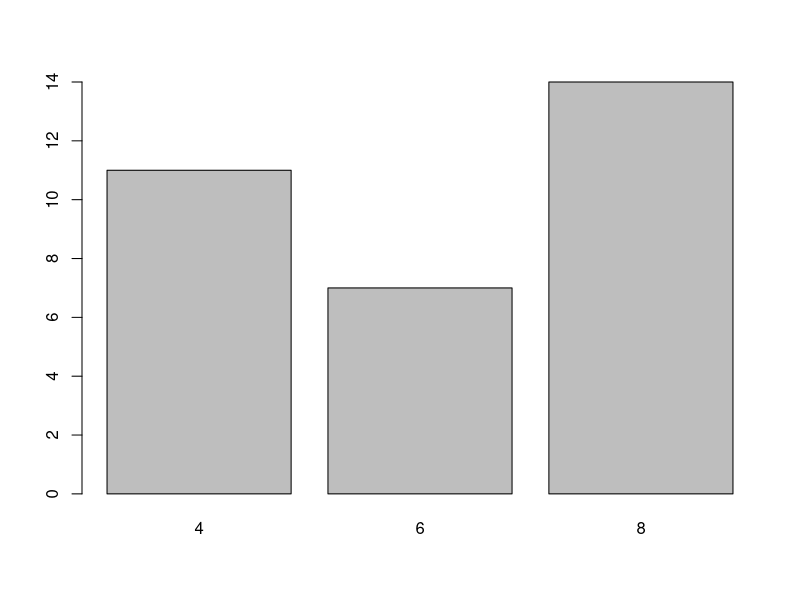
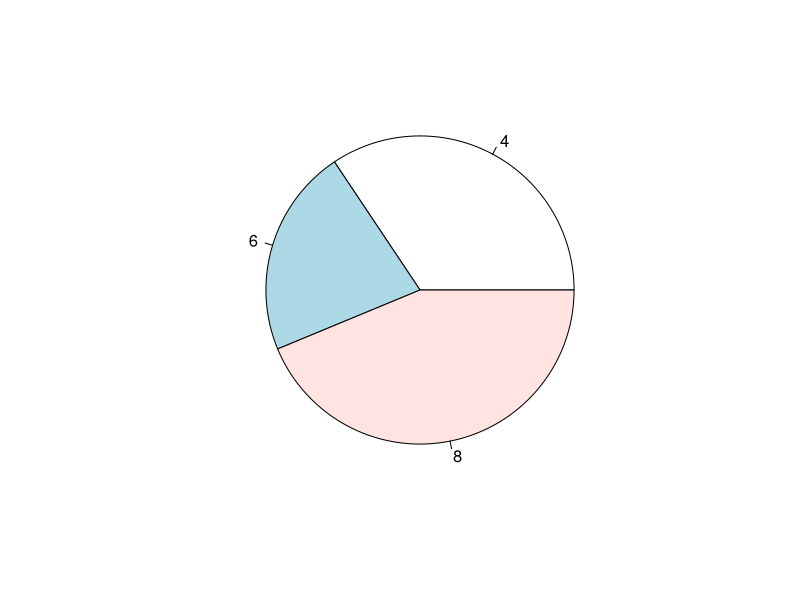
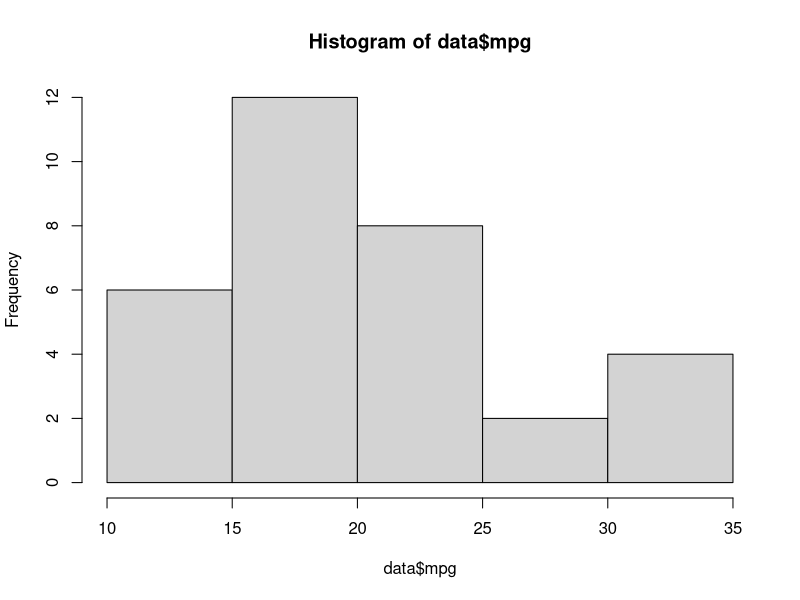

Write the R code that produced these figures, in order.
#Codigo para problema 2

mis_dades <-mtcars
x<-mis_dades$cyl

ni<-table(x)
ni

#frecuecia absoluta

ni<-table(x)
barplot(ni)

#frecuencia relativa

fi<-ni/length(x)
pie(fi)

#Frecuencia absoluta acumulada

Ni<-cumsum(ni)
ni
Ni

#Frecuencia relativa acumulada

Fi<-cumsum(fi)
fi
Fi
cbind(ni,fi,Ni,Fi)


#Pregunta

mis_dades$mpg
x<-cut(mis_dades$mpg, 10)
ni<-table(x)
fi<-ni/length(x)
Ni<-cumsum(ni)
Fi<-cumsum(fi)
cbind(ni,fi,Ni,Fi)
data<-mis_dades
hist(data$mpg)




#Codigo para problema 3
